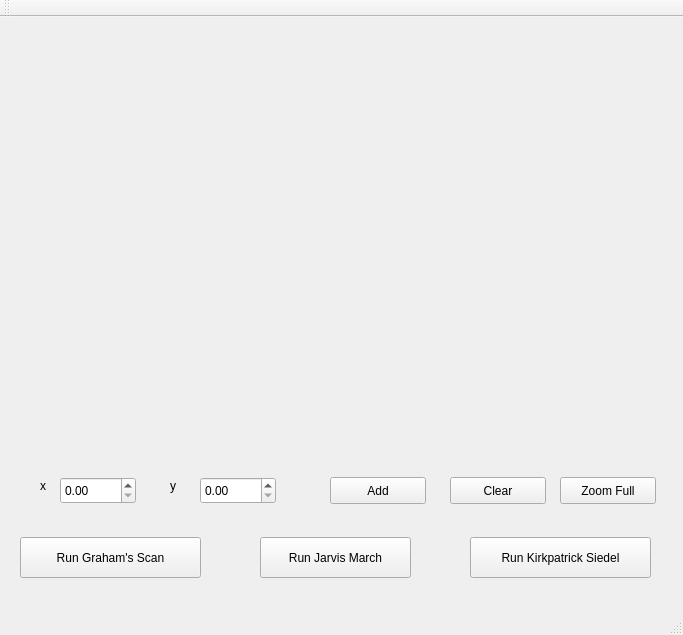
<?xml version="1.0" encoding="UTF-8"?>
<ui version="4.0">
 <class>MainWindow</class>
 <widget class="QMainWindow" name="MainWindow">
  <property name="geometry">
   <rect>
    <x>0</x>
    <y>0</y>
    <width>683</width>
    <height>635</height>
   </rect>
  </property>
  <property name="windowTitle">
   <string>MainWindow</string>
  </property>
  <widget class="QWidget" name="centralWidget">
   <widget class="QCustomPlot" name="plot" native="true">
    <property name="geometry">
     <rect>
      <x>20</x>
      <y>20</y>
      <width>581</width>
      <height>391</height>
     </rect>
    </property>
   </widget>
   <widget class="QDoubleSpinBox" name="bx_x">
    <property name="geometry">
     <rect>
      <x>60</x>
      <y>460</y>
      <width>76</width>
      <height>27</height>
     </rect>
    </property>
    <property name="singleStep">
     <double>0.100000000000000</double>
    </property>
   </widget>
   <widget class="QDoubleSpinBox" name="bx_y">
    <property name="geometry">
     <rect>
      <x>200</x>
      <y>460</y>
      <width>76</width>
      <height>27</height>
     </rect>
    </property>
    <property name="singleStep">
     <double>0.100000000000000</double>
    </property>
   </widget>
   <widget class="QPushButton" name="btn_add">
    <property name="geometry">
     <rect>
      <x>330</x>
      <y>460</y>
      <width>96</width>
      <height>27</height>
     </rect>
    </property>
    <property name="text">
     <string>Add</string>
    </property>
   </widget>
   <widget class="QPushButton" name="btn_clear">
    <property name="geometry">
     <rect>
      <x>450</x>
      <y>460</y>
      <width>96</width>
      <height>27</height>
     </rect>
    </property>
    <property name="text">
     <string>Clear</string>
    </property>
   </widget>
   <widget class="QLabel" name="label">
    <property name="geometry">
     <rect>
      <x>40</x>
      <y>460</y>
      <width>74</width>
      <height>18</height>
     </rect>
    </property>
    <property name="text">
     <string>x</string>
    </property>
   </widget>
   <widget class="QLabel" name="label_2">
    <property name="geometry">
     <rect>
      <x>170</x>
      <y>460</y>
      <width>74</width>
      <height>18</height>
     </rect>
    </property>
    <property name="text">
     <string>y</string>
    </property>
   </widget>
   <widget class="QPushButton" name="btn_zoomFull">
    <property name="geometry">
     <rect>
      <x>560</x>
      <y>460</y>
      <width>96</width>
      <height>27</height>
     </rect>
    </property>
    <property name="text">
     <string>Zoom Full</string>
    </property>
   </widget>
   <widget class="QPushButton" name="btn_GrahamScan">
    <property name="geometry">
     <rect>
      <x>20</x>
      <y>520</y>
      <width>181</width>
      <height>41</height>
     </rect>
    </property>
    <property name="text">
     <string>Run Graham's Scan</string>
    </property>
   </widget>
   <widget class="QPushButton" name="btn_KPS">
    <property name="geometry">
     <rect>
      <x>470</x>
      <y>520</y>
      <width>181</width>
      <height>41</height>
     </rect>
    </property>
    <property name="text">
     <string>Run Kirkpatrick Siedel</string>
    </property>
   </widget>
   <widget class="QPushButton" name="btn_JarvisMarch">
    <property name="geometry">
     <rect>
      <x>260</x>
      <y>520</y>
      <width>151</width>
      <height>41</height>
     </rect>
    </property>
    <property name="text">
     <string>Run Jarvis March</string>
    </property>
   </widget>
  </widget>
  <widget class="QMenuBar" name="menuBar">
   <property name="geometry">
    <rect>
     <x>0</x>
     <y>0</y>
     <width>683</width>
     <height>23</height>
    </rect>
   </property>
  </widget>
  <widget class="QToolBar" name="mainToolBar">
   <attribute name="toolBarArea">
    <enum>TopToolBarArea</enum>
   </attribute>
   <attribute name="toolBarBreak">
    <bool>false</bool>
   </attribute>
  </widget>
  <widget class="QStatusBar" name="statusBar"/>
 </widget>
 <layoutdefault spacing="6" margin="11"/>
 <customwidgets>
  <customwidget>
   <class>QCustomPlot</class>
   <extends>QWidget</extends>
   <header>qcustomplot.h</header>
   <container>1</container>
  </customwidget>
 </customwidgets>
 <resources/>
 <connections/>
</ui>
